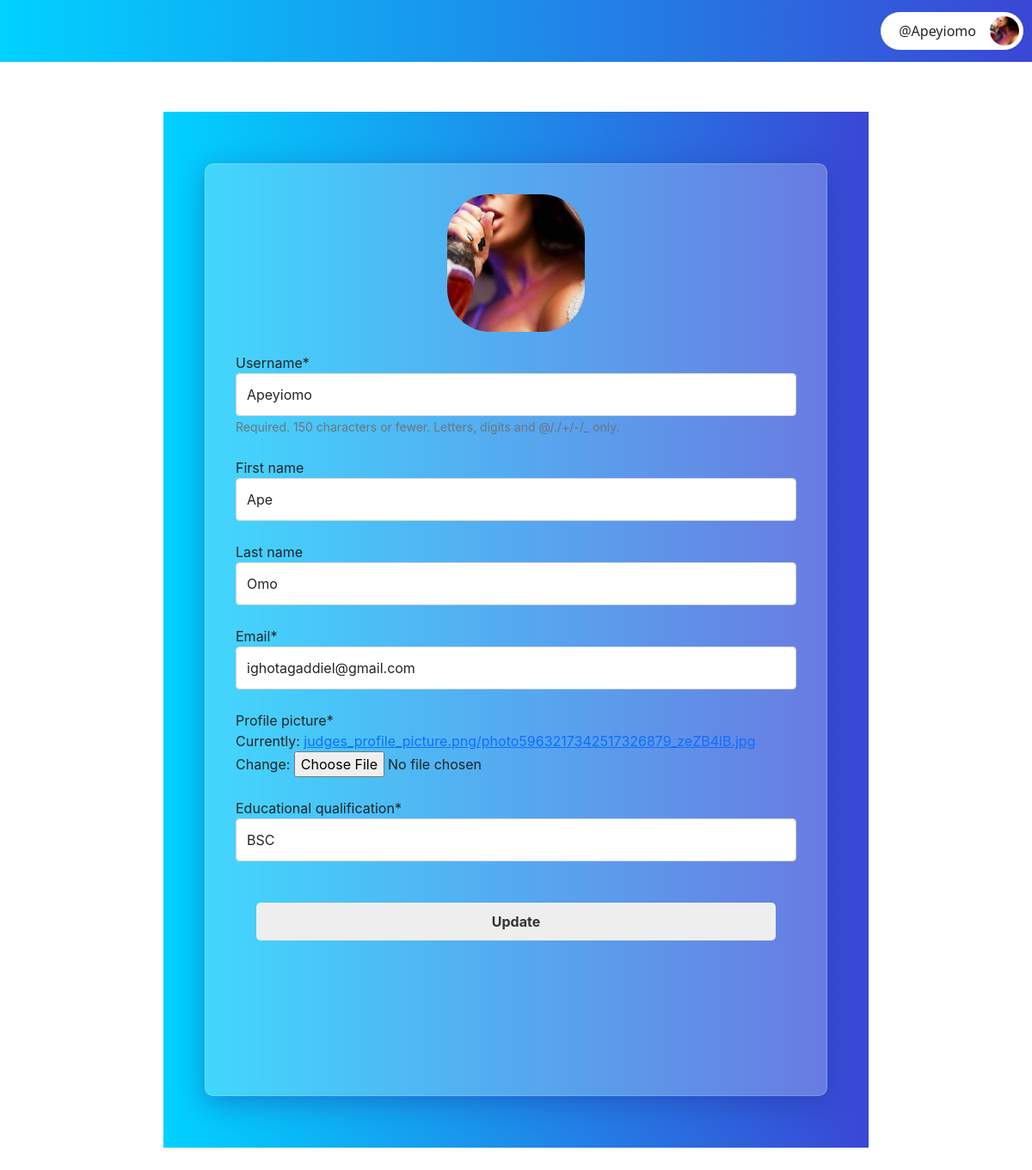
Page /judges/en/profile/update/ (signed in) on the committed database.
### core/models.py (models this page shows, shortened)
class CustomUser(AbstractUser):
    GENDER = [
        ('Male', 'Male'),
        ('Female', 'Female'),
    ]
    id =  models.UUIDField(unique=True, primary_key=True, default=uuid.uuid4, editable=False)
    email = models.EmailField(unique=True)
    gender = models.CharField(max_length=6, choices=GENDER, default=GENDER[0])
    dob = models.DateField(null=True)
    is_participant = models.BooleanField(default=False)
    is_judge = models.BooleanField(default=False)
    is_admin = models.BooleanField(default=False)

### judges/models.py (models this page shows, shortened)
class JudgeProfile(models.Model):
    QUALIFICATION = [
        ('ND', 'ND'),
        ('HND', 'HND'),
        ('BSC', 'BSC'),
        ('MSc', 'MSc'),
        ('Phd', 'Phd'),
    ]
    id = models.UUIDField(default=uuid.uuid4, unique=True, editable=False, primary_key=True)
    user = models.OneToOneField(CustomUser, on_delete=models.CASCADE)
    profile_picture = models.ImageField(upload_to="judges_profile_picture.png", default="profile.png")
    educational_qualification = models.CharField(max_length=20, choices=QUALIFICATION)

### judges/views.py (the view, shortened to what this page needs)
# urls.py: path('profile/update/', JudgesProfileUpdate.as_view(), name="judges_profile_update"),
class JudgesProfileUpdate(LoginRequiredMixin, UserPassesTestMixin, View):
    def get(self, request, *args, **kwargs):
        template_name = "participants/profile_update.html"
        judge_profile = JudgeProfile.objects.get(user=self.request.user)
        context = {
            "main_form": UserUpdateForm(instance=request.user),
            "secondary_form": JudgesUpdateForm(instance=request.user.judgeprofile),
            "polls" : JudgesPoll.objects.filter(judge=judge_profile),
        }
        return render(request, template_name, context)
    def test_func(self) -> Optional[bool]:
        if not self.request.user.is_judge:
            return False
        return True

### core/forms.py
class UserUpdateForm(forms.ModelForm):
    class Meta:
        model = CustomUser
        fields = [
            'username',
            'first_name',
            'last_name',
            'email',
        ]

### judges/forms.py
class JudgesUpdateForm(forms.ModelForm):
    class Meta:
        model = JudgeProfile
        exclude = ["user"]

### participants/templates/participants/profile_update.html (shortened to what this page needs)
{% extends 'participants/dashboard.html' %}
{% load crispy_forms_tags %}
{% load static %}
{% block dashboard_content %}
<div class="main-content p-3 mt-4">
    <div class="profile-wrapper">
        <div class="auth-form-container p-5">
            <form method="POST" enctype="multipart/form-data">
                <div class="p-image mx-auto p-image-lg animate__animated animate__zoomIn animate__faster">
                    {% if user.is_participant %}
                    <img src="{{ user.participant.image.url }}" alt="participant_image">
                    {% elif user.is_judge %}
                    <img src="{{ user.judgeprofile.profile_picture.url }}" alt="judges_profile">
                    {% endif %}
                </div>
                {% for field in main_form %}
                <div class="form-floating mt-4">
                    {{ field|as_crispy_field }}
                </div>
                {% endfor %}
                {% for field in secondary_form %}
                <div class="form-floating mt-4">
                    {{ field|as_crispy_field }}
                </div>
                {% endfor %}
                <div class="form-group mt-4 p-4">
                    <input type="submit" value="Update" class="auth-btn">
                </div>
            </form>
        </div>
    </div>
</div>
{% endblock %}

### participants/templates/participants/dashboard.html (shortened to what this page needs)
{% extends 'core/base.html' %}
{% load static %}
{% load crispy_forms_tags %}
{% block content %}
<div id="main">
    <header>
        <div class="header-content">
            <div class="d-flex justify-content-between align-items-center pl-4 pr-4">
                <div class="menu-btn-container">
                    <button class="menu-btn" onclick="openNav()"><i class="fa fa-bars"></i></button>
                </div>
                <div class="header-controls">
                    {% if user.is_participant %}
                    <a href="{% url 'participant_dashboard' %}" class="text-light"><i class="fa fa-home"></i></a>
                    <a href="{% url 'participant_profile' %}" class="text-light mx-3"><i class="fa fa-user"></i></a>
                    {% elif user.is_judge %}
                    <a href="{% url 'judges_dashboard' %}" class="text-light"><i class="fa fa-home"></i></a>
                    <a href="{% url 'judges_profile' %}" class="text-light mx-3"><i class="fa fa-user"></i></a>
                    {% endif %}
                    <a href="{% url 'logout' %}" class="text-danger ml-3"><i class="fa fa-sign-out-alt"></i></a>
                </div>
                <div class="avatar d-flex align-items-center profile_btn ">
                    <button class="d-flex align-items-center justify-content-center" id="toggleProfile"
                        data-toggle="false">
                        <span class="text-dark mx-3"> @{{ user.username }}</span>
                        <div class="p-image">
                            {% if user.is_participant %}
                            <img src="{{ user.participant.image.url }}" alt="participant_image">
                            {% elif user.is_judge %}
                            <img src="{{ user.judgeprofile.profile_picture.url }}" alt="judges_profile">
                            {% endif %}
                        </div>
                    </button>
                </div>
            </div>
        </div>
    </header>
    <main>
        <div class="main-wrapper">
            <div class="d-flex">
                {% block dashboard_content %}{% endblock %}
            </div>
        </div>
    </main>
</div>
{% endblock %}

### static/css/style.css (style rules this page uses)
* { scroll-behavior: smooth; --white: #fff; --dark: #333; --grey: #aaa; --light-grey: #ddd; --lighter-grey: #f0f0f0; }
body { margin: 0; padding: 0; }
.auth-form-container { background: linear-gradient(90deg, #00d2ff 0%, #3a47d5 100%); height: 100vh; display: flex; justify-content: center; align-items: center; font-family: -apple-system, BlinkMacSystemFont, "Segoe UI", Roboto, Oxygen, Ubuntu, Cantarell, "Open Sans", "Helvetica Neue", sans-serif; position: relative; }
.auth-form-container::after { content: ""; width: 100%; height: 100vh; z-index: 1; background-image: url("/static/images/brand-background-pattern-top-blue-node.svg"); position: absolute; }
.auth-form-container form { z-index: 4; position: relative; width: 250px; background: rgba(255, 255, 255, 0.25); box-shadow: 0 8px 32px 0 rgba(31, 38, 135, 0.37); backdrop-filter: blur(4px); -webkit-backdrop-filter: blur(4px); border-radius: 10px; border: 1px solid rgba(255, 255, 255, 0.18); width: 50rem; padding: 35px; padding-bottom: 40px; height: 90vh; overflow-y: auto; }
.auth-form-container form input[type="text"], .auth-form-container form input[type="password"], .auth-form-container form input[type="email"], .auth-form-container form select { height: 50px; }
.auth-form-container input[class="auth-btn"] { background: #eee; color: var(--dark); width: 100%; padding: 10px; font-weight: bolder; border: none; transition: 0.3s; border-radius: 5px; }
header { position: fixed; width: 100%; z-index: 999; }
.header-content { background: linear-gradient(90deg, #00d2ff 0%, #3a47d5 100%); padding: 14px 10px; top: 0; width: 100%; position: relative; }
.header-content button.menu-btn { border: none; background: none; }
.profile_btn { padding: 5px; border-radius: 50px; background-color: var(--white); }
.profile_btn button { border: none; background: none; padding: 0; }
.main-wrapper { padding-top: 5rem; background: var(--white); }
.main-content { flex-grow: 1; }
.p-image { width: 34px; height: 34px; border-radius: 50px; overflow: hidden; }
.p-image img { width: 100%; height: auto; }
.profile-wrapper { background: var(--white); border-radius: 10px; width: 70vw; margin: auto; padding: 10px; }
.p-image-lg { width: 10rem; height: 10rem; position: relative; }

### static/css/sidenav.css (style rules this page uses)
#main { transition: margin-left .5s; }

### rows in the picture
CustomUser: username "Apeyiomo", judgeprofile.profile_picture (picture), main_form "Apeyiomo" "Ape" "Omo" "ighotagaddiel@gmail.com"
JudgeProfile: secondary_form "BSC"
